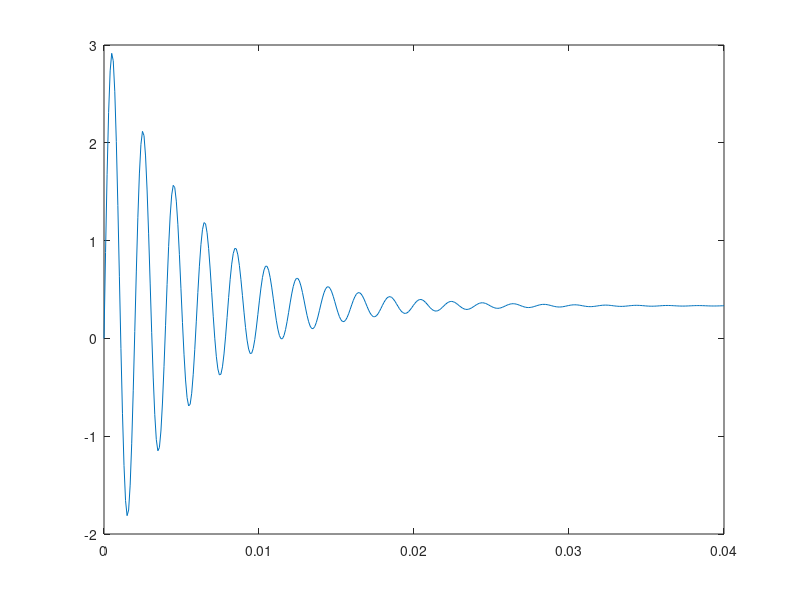
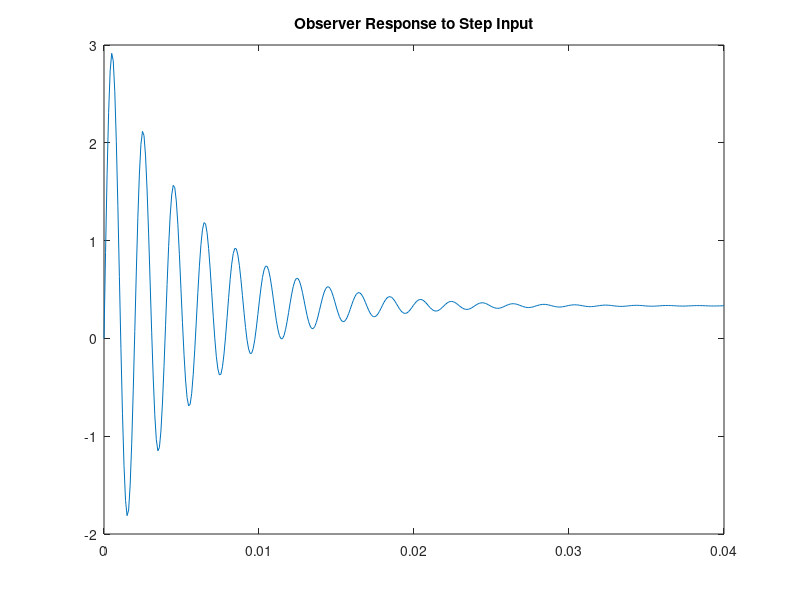
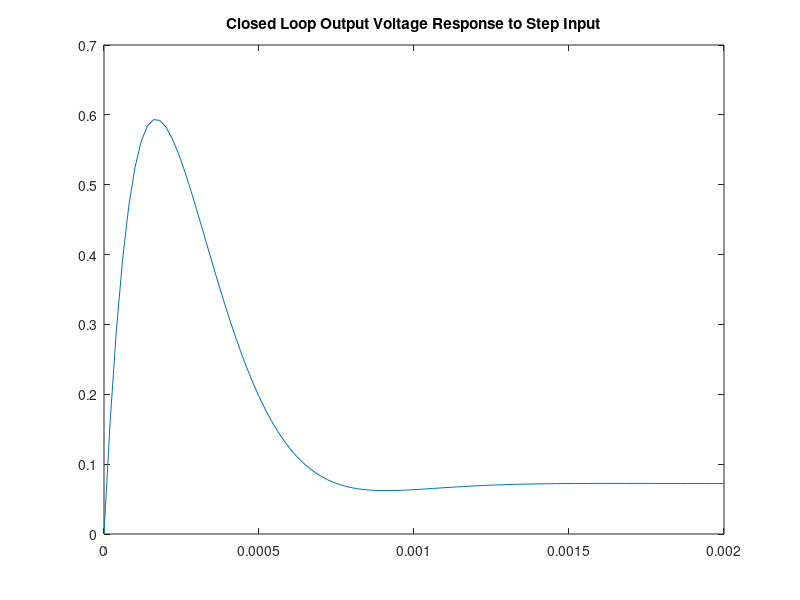

MATLAB code to generate these figures, in order: (Note: this script raises an error after producing the figures.)
% Joshua Silver and Jordyn Watkins
% ENGR 454, Milestone 9, Full Order Observer
% May 28, 2021

%% Initializations
clear all
close all
clear variables
clc
format compact
%% Full Order Observer Design: System Matrices Dynamics
% we picked poles arbitrarily in the negative plane that removed complex
% components and decreased our response time.

% Buck Converter Component Values on our specific board
L = 0.001;
C = 0.0001;
R = 27;
Vin = 9;

% State Space Matrices in the time domain
% y = [iL; Vc];
A = [0 -1/L; 1/C -1/(R*C)]
B = [Vin/L; 0]
C = [0 1]
D = zeros(size(C,1),size(B,2))

%% Full Order Observer: checking for controllability and observability
%Checking for controllability and observability
R = ctrb(A,B)

if rank(A) == rank(R)
    disp('System is controllable')
else
    disp('System is NOT controllable')
end

Q = obsv(A,C)

if rank(A) == rank(Q)
    disp('System is controllable')
else
    disp('System is NOT controllable')
end

sys=ss(A,B,C,D);

figure
[Y,T,X]= step(sys);
plot(T,X(:,1));

%% Building Full Order Observer
%link to observer design tutorial: https://ctms.engin.umich.edu/CTMS/index.php?example=Introduction&section=ControlStateSpace
%http://www.asee.org/documents/zones/zone1/2014/Professional/PDFs/36.pdf
%https://www.mathworks.com/matlabcentral/answers/453779-how-to-design-a-full-order-observer-in-matlab


% Using LQE pole placement to build Kalman Filter:
% Augment system with disturbances and noise
Vd = [0.1 0; 0 0.1];  % disturbance covariance 
Vn = 1;               % noise co
[K2,P,E] = lqe(A,Vd,C,Vd,Vn);  % design Kalman filter 

Akf = [A-K2*C]
Bkf = B
Ckf = eye(2)
Dkf = zeros(2,1)

%need a way to solve for K
sysFOO = ss(Akf,Bkf,Ckf,Dkf);

K1 = acker(A,B,[-2;-100])

figure
[Yfb,Tfb,Xfb] = step(sysFOO);
plot(Tfb,Xfb(:,1));
title("Observer Response to Step Input");
sizeObs = size(Xfb)
size = size(X)

%% Full Order Observer Design: Adding Feedback

Qobs = [100 0 ; 0 50];
R = 200;

Kobs = lqr(Akf,Bkf,Qobs,R);
Pobs = eig(Akf-Bkf*Kobs)
Gobs = place(Akf, Bkf, Pobs)

AobsClosed = Akf-Bkf*Gobs
Eclosed = eig(AobsClosed)

sysclosed = ss(AobsClosed, Bkf, Ckf, Dkf);

figure
[Yfb,Tfb,Xfb] = step(sysclosed);
plot(Tfb,Xfb(:,1));
title('Closed Loop Output Voltage Response to Step Input')

figure
plot(Tfb,Xfb(1:127,1)-X(1:127,1));

%% Full Order Observer Design: Adding Disturbances and Noise for Simulation
%Vd = 0.1*eye(2) % disturbance covariance
%Vn = 1 % noise covariance

%BF = [B Vd 0*B]
%DF = [0 0 0 Vn]
%sysC = ss(A,BF,C,DF);

%sysFull = ss(A, BF, eye(2),zeros(2,size(BF,2)))
%% Building Observer, Kalman Filter
%[L,P,E] = lqe(A,Vd,C,Vd,Vn) % design kalman filter
%Kf = lqr(A',C',Vd,Vn)';

%sysKF = ss(A-Kf*C, [B Kf], eye(2), 0*[B Kf]);

%% Full Order Observer: Simulating the observer
%dt = 0.1;
%t = dt:dt:50;

%uDist = randn(2,size(t,2));
%uNoise = randn(size(t));
%u=0*t;
%u(100:120) = 100; %impulse
%u(1500:1520) = -100; %impulse

%uAUG = [u; Vd*Vd*uDist;uNoise];

%[y,t] = lsim(sysC,uAUG,t);
%plot(t,y);
%[xtrue,t] = lsim(sysFull,uAUG,t);




%det(gram(sys,'o'))


